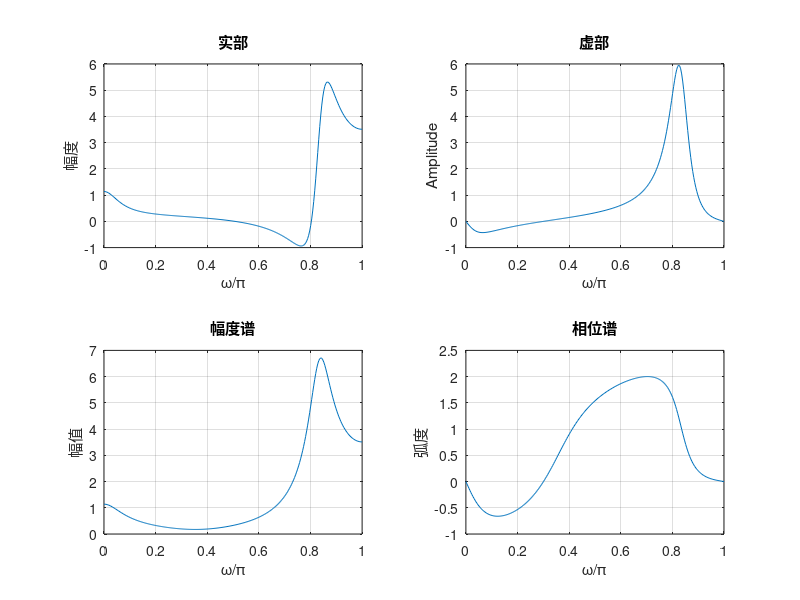

Source code (MATLAB):
function varargout = verify3()
k=256; 
num=[0.8 -0.44 0.36 0.02]; 
den=[1 0.7 -0.45 -0.6]; 
w=0:pi/k:pi;
h=freqz(num,den,w); 
subplot(2,2,1); 
plot(w/pi,real(h));grid 
title('实部') 
xlabel('\omega/\pi');ylabel('幅度') 
subplot(2,2,2); 
plot(w/pi,imag(h));grid 
title('虚部') 
xlabel('\omega/\pi');ylabel('Amplitude') 
subplot(2,2,3); 
plot(w/pi,abs(h));grid 
title('幅度谱') 
xlabel('\omega/\pi');ylabel('幅值') 
subplot(2,2,4); 
plot(w/pi,angle(h));grid 
title('相位谱') 
xlabel('\omega/\pi');ylabel('弧度')